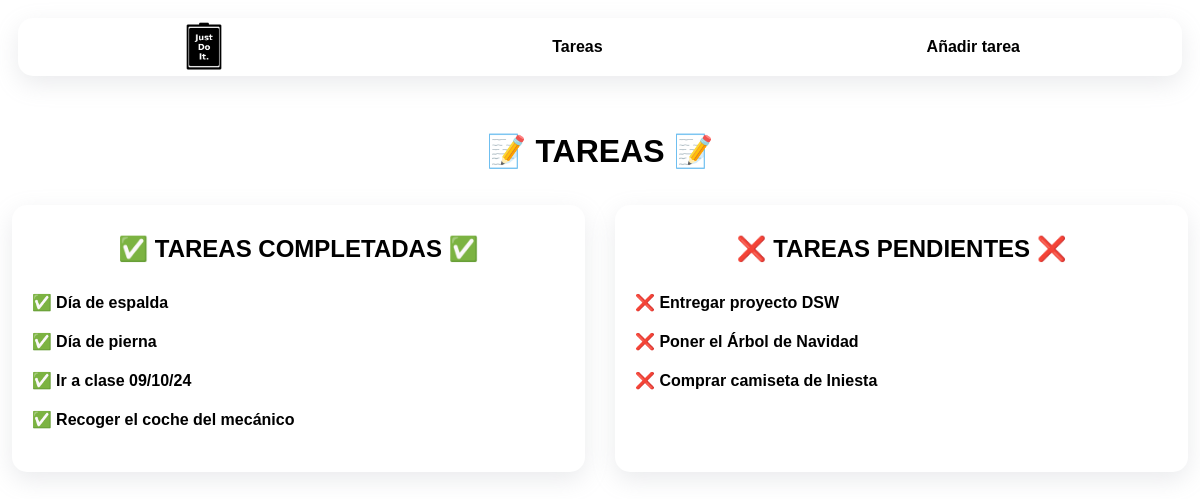
The app's page /home/tasks/, older data.
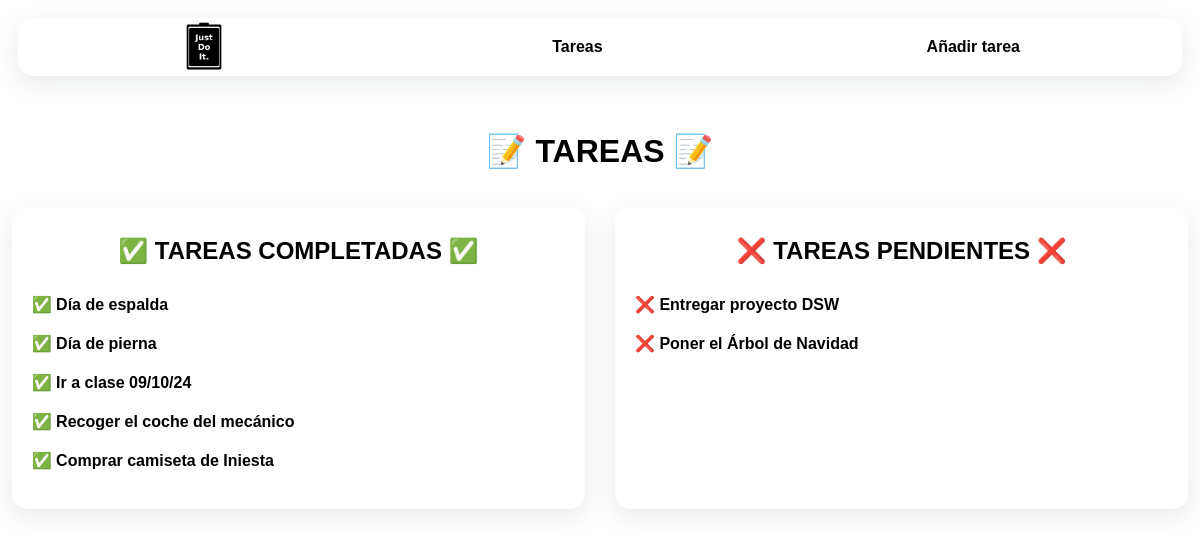
The same page, newer data.
### justdoit/models.py (models this page shows, shortened)
class ToDo(models.Model):
    name = models.CharField(max_length=100)
    slug = models.SlugField(max_length=120, unique=True)
    description = models.TextField()
    done = models.BooleanField(default=False)
    created_at = models.DateTimeField(auto_now_add=True)
    updated_at = models.DateTimeField(auto_now=True)

### justdoit/views.py (the view)
# urls.py: path('tasks/', views.task_list, name='task_list'),
def task_list(request):
    done_tasks = [task for task in ToDo.objects.all() if task.done]
    pending_tasks = [task for task in ToDo.objects.all() if not task.done]
    return render(
        request,
        'justdoit/tasks/tasklist.html',
        {'done_tasks': done_tasks, 'pending_tasks': pending_tasks},
    )

### justdoit/templates/justdoit/tasks/tasklist.html (shortened to what this page needs)
{% load static %}
<!DOCTYPE html>
<html lang="en">
<head>
  <link rel="stylesheet" href="{% static 'justdoit/tasklist.css' %}">
  <link rel="stylesheet" href="{% static 'justdoit/nav.css' %}">
</head>
{% block body %}
  <header>
    <img width="5%" src="{% static 'assets/logo.png' %}">
    <a class="link_bttn" href="{% url 'justdoit:task_list' %}" target="_blank">Tareas</a>
    <a class="link_bttn" href="{% url 'justdoit:add_task' %}" target="_blank">Añadir tarea</a>
  </header>
  <h1 class="tittle">📝 TAREAS 📝</h1>
  <div class="content">
    <div class="tasks done_tasks">
      <h2>✅ TAREAS COMPLETADAS ✅</h2>
      {% for task in done_tasks %}
          <div class="task done">
            <a href="{% url 'justdoit:task_detail' task.slug %}" target="_blank">✅ {{ task.name }}</a>
          </div>
      {% endfor %}
    </div>
    <div class="tasks pending_tasks">
      <h2>❌ TAREAS PENDIENTES ❌</h2>
      {% for task in pending_tasks %}
          <div class="task todo">
            <a href="{% url 'justdoit:task_detail' task.slug %}" target="_blank">❌ {{ task.name }}</a>
          </div>
      {% endfor %}
    </div>
  </div>
{% endblock body %}

Row changes from the older to the newer data that the page shows:
changed ToDo "Comprar camiseta de Iniesta": moves from the list under "❌ TAREAS PENDIENTES ❌" to the list under "✅ TAREAS COMPLETADAS ✅"
